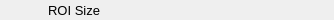
    <widget class="PyDMFrame" name="composite_7">
      <property name="geometry">
        <rect>
          <x>402</x>
          <y>545</y>
          <width>334</width>
          <height>20</height>
        </rect>
      </property>
      <widget class="QLabel" name="text_15">
        <property name="geometry">
          <rect>
            <x>0</x>
            <y>0</y>
            <width>100</width>
            <height>20</height>
          </rect>
        </property>
        <property name="text">
          <string>ROI Size</string>
        </property>
        <property name="font" stdset="0">
          <font>
            <pointsize>10</pointsize>
          </font>
        </property>
        <property name="brush" stdset="0">
          <brush brushstyle="SolidPattern">
            <color alpha="255">
              <red>0</red>
              <green>0</green>
              <blue>0</blue>
            </color>
          </brush>
        </property>
        <property name="toolTip">
          <string>text_15</string>
        </property>
        <property name="alignment">
          <set>Qt::AlignRight|Qt::AlignTrailing|Qt::AlignVCenter</set>
        </property>
        <property name="styleSheet">
          <string notr="true">QLabel#text_15 {
  color: rgb(0, 0, 0);
  }</string>
        </property>
      </widget>
      <widget class="PyDMLabel" name="text_update_21">
        <property name="geometry">
          <rect>
            <x>193</x>
            <y>1</y>
            <width>61</width>
            <height>18</height>
          </rect>
        </property>
        <property name="toolTip">
          <string>PV: ${prefix}ArraySizeY_RBV</string>
        </property>
        <property name="channel" stdset="0">
          <string>ca://${prefix}ArraySizeY_RBV</string>
        </property>
        <property name="font" stdset="0">
          <font>
            <pointsize>10</pointsize>
          </font>
        </property>
        <property name="alignment">
          <set>Qt::AlignCenter</set>
        </property>
        <property name="textInteractionFlags">
          <set>Qt::TextSelectableByKeyboard|Qt::TextSelectableByMouse</set>
        </property>
        <property name="styleSheet">
          <string notr="true">PyDMLabel#text_update_21 {
  color: rgb(10, 0, 184);
  background-color: rgb(187, 187, 187);
  }</string>
        </property>
      </widget>
      <widget class="PyDMLabel" name="text_update_22">
        <property name="geometry">
          <rect>
            <x>273</x>
            <y>1</y>
            <width>61</width>
            <height>18</height>
          </rect>
        </property>
        <property name="toolTip">
          <string>PV: ${prefix}ArraySizeZ_RBV</string>
        </property>
        <property name="channel" stdset="0">
          <string>ca://${prefix}ArraySizeZ_RBV</string>
        </property>
        <property name="font" stdset="0">
          <font>
            <pointsize>10</pointsize>
          </font>
        </property>
        <property name="alignment">
          <set>Qt::AlignCenter</set>
        </property>
        <property name="textInteractionFlags">
          <set>Qt::TextSelectableByKeyboard|Qt::TextSelectableByMouse</set>
        </property>
        <property name="styleSheet">
          <string notr="true">PyDMLabel#text_update_22 {
  color: rgb(10, 0, 184);
  background-color: rgb(187, 187, 187);
  }</string>
        </property>
      </widget>
      <widget class="PyDMLabel" name="text_update_23">
        <property name="geometry">
          <rect>
            <x>113</x>
            <y>1</y>
            <width>61</width>
            <height>18</height>
          </rect>
        </property>
        <property name="toolTip">
          <string>PV: ${prefix}ArraySizeX_RBV</string>
        </property>
        <property name="channel" stdset="0">
          <string>ca://${prefix}ArraySizeX_RBV</string>
        </property>
        <property name="font" stdset="0">
          <font>
            <pointsize>10</pointsize>
          </font>
        </property>
        <property name="alignment">
          <set>Qt::AlignCenter</set>
        </property>
        <property name="textInteractionFlags">
          <set>Qt::TextSelectableByKeyboard|Qt::TextSelectableByMouse</set>
        </property>
        <property name="styleSheet">
          <string notr="true">PyDMLabel#text_update_23 {
  color: rgb(10, 0, 184);
  background-color: rgb(187, 187, 187);
  }</string>
        </property>
      </widget>
    </widget>
